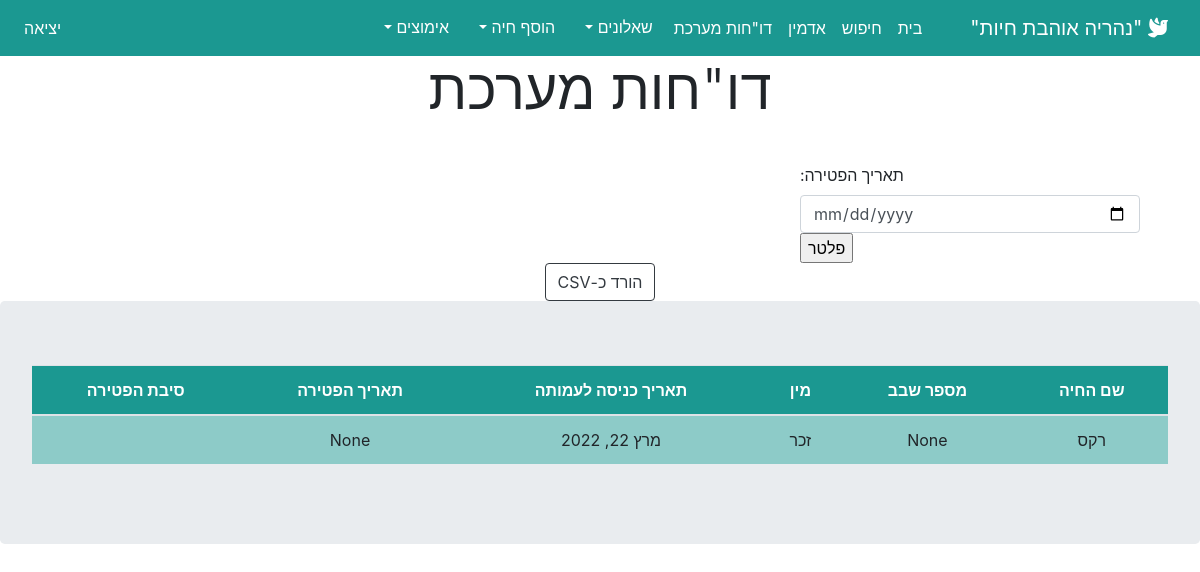
The page /reports/ on the database as committed earlier.
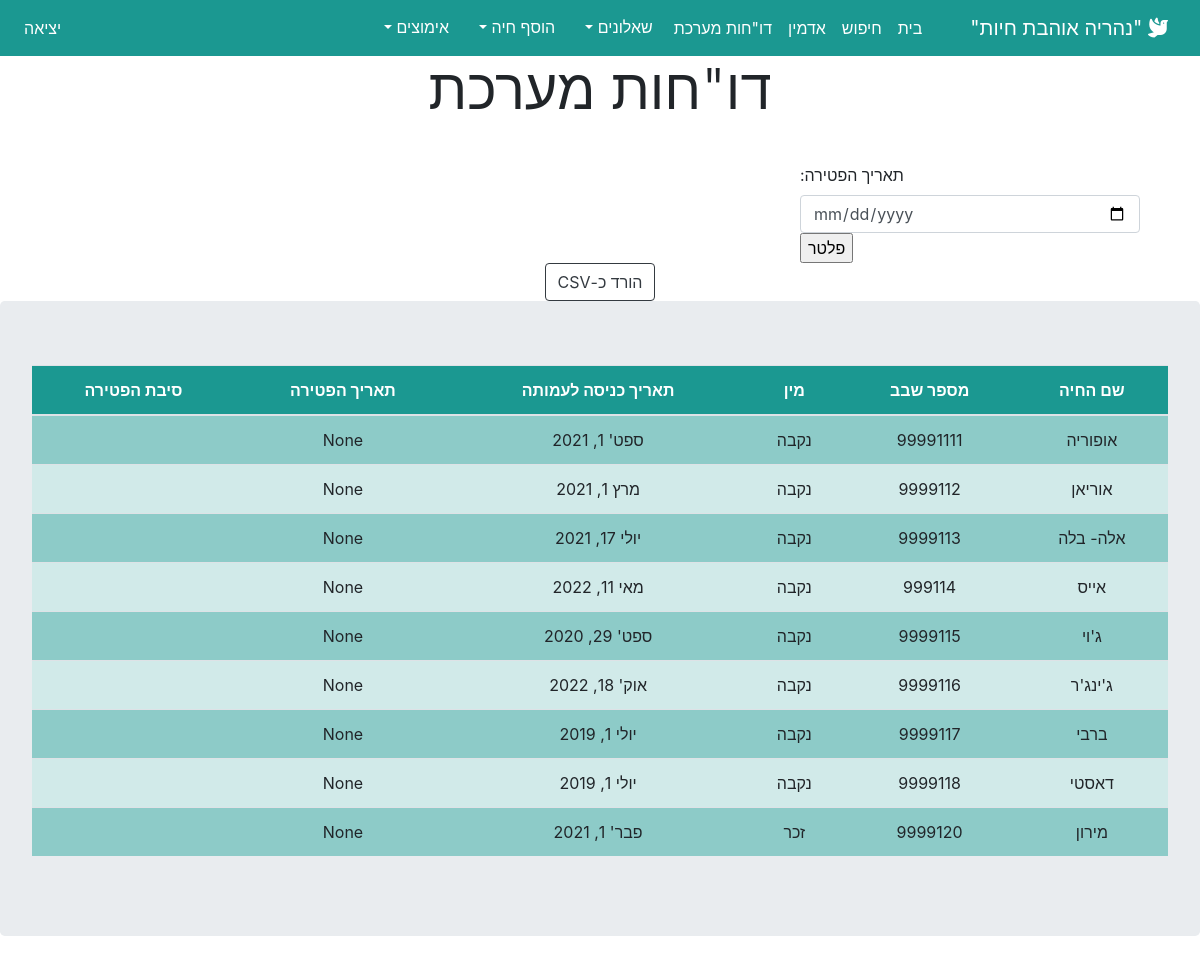
The same page on the database as committed later.
### shelter/models.py (models this page shows, shortened)
class Dog(models.Model):
    id = models.AutoField(primary_key=True)
    chip_number = models.IntegerField(blank=True, default=None, null=True, verbose_name=_('מספר שבב'))
    name = models.CharField(unique=True, max_length=255, verbose_name=_('שם'))
    birth_date = models.DateField(default=datetime.date.today, verbose_name=_('תאריך לידה'))
    gender = models.CharField(max_length=255, choices=GENDER_CHOICES, verbose_name=_('מין'))
    physical_description = models.TextField(max_length=255, blank=True, default=None, null=True, verbose_name=_('תיאור חיצוני'))
    size = models.CharField(choices=SIZE_CHOICES, max_length=255, blank=True, default=None, null=True, verbose_name=_('גודל'))
    color = models.CharField(max_length=255, blank=True, default=None, null=True, verbose_name=_('צבע'))
    behaviour_description = models.TextField(max_length=255, blank=True, default=None, null=True, verbose_name=_('תיאור התנהגותי'))
    story = models.TextField(max_length=255, blank=True, default=None, null=True, verbose_name=_('סיפור רקע'))
    image = models.ImageField(upload_to='mediaDogs/', default='media/generic_img.png', blank=True, null=True, verbose_name=_('תמונה'))
    acceptance_date = models.DateField(default=datetime.date.today, blank=True, null=True, verbose_name=_('תאריך קבלה לעמותה'))
    location = models.CharField(max_length=255, choices=PLACES, blank=True, default='עמותה', null=True, verbose_name=_('מיקום הכלב'))
    clinic = models.TextField(max_length=255, blank=True, default=None, null=True, verbose_name=_('מרפאה וטרינרית'))
    vaccine_book = models.BooleanField(default=False, verbose_name=_('פנקס חיסונים'))
    vaccine_book_link = models.FileField(upload_to='mediaDogs/', blank=True, default=None, null=True, verbose_name=_('קישור לפנקס חיסונים'))
    medical_file = models.FileField(upload_to='mediaDogs/', blank=True, default=None, null=True, verbose_name=_('קישור לתיק רפואי'))
    worming_1 = models.DateField(blank=True, null=True, verbose_name=_('תילוע 1'))
    worming_2 = models.DateField(blank=True, null=True, verbose_name=_('תילוע 2'))
    hexagonal_vaccine = models.DateField(blank=True, null=True, verbose_name=_('חיסון משושה'))
    next_treatment_hexagonal = models.DateField(blank=True, null=True, verbose_name=_('משושה - תאריך הטיפול הבא'))
    rabies_vaccine = models.DateField(blank=True, null=True, verbose_name=_('חיסון כלבת'))
    rabies_vaccine_link = models.FileField(upload_to='mediaDogs/', blank=True, default=None, null=True, verbose_name=_('אישור חיסון כלבת'))
    next_treatment_rabies = models.DateField(blank=True, null=True, verbose_name=_('כלבת - תאריך הטיפול הבא'))
    ticks_fleas_treatment = models.DateField(default=None, blank=True, null=True, verbose_name=_('טיפול קרציות ופרעושים'))
    next_ticks_fleas_treatment = models.DateField(blank=True, null=True, verbose_name=_('קרציות ופרעושים - תאריך הטיפול הבא'))
    sterilization = models.DateField(blank=True, null=True, verbose_name=_('סירוס/עיקור'))
    sterilization_link = models.FileField(upload_to='mediaDogs/', blank=True, default=None, null=True, verbose_name=_('אישור סירוס/עיקור'))
    medical_comments = models.TextField(max_length=255, blank=True, default=None, null=True, verbose_name=_('הערות רפואיות'))
    died = models.BooleanField(default=False, verbose_name=_('נפטר/ה'))
    death_date = models.DateField(blank=True, null=True, verbose_name=_('תאריך הפטירה'))
    death_reason = models.TextField(max_length=255, blank=True, default=None, null=True, verbose_name=_('סיבת הפטירה'))
    adopter_relation_dog = models.ManyToManyField(Adopter, through='DogAdoption', related_name="adoptions_dog")
    animal_type = models.CharField(max_length=32, default="כלב",  editable=False)

### shelter/views.py (the view, shortened to what this page needs)
# urls.py: path('reports/', views.reportURL, name='reports'),
def reportURL(request):
    header = 'דו"חות מצבת'
    queryset = Dog.objects.all()
    form = DogDeathForm(request.POST or None)
    context = {
        "header": header,
        "queryset": queryset,
        "form": form,
    }
    return render(request, "reports.html", context)

### shelter/forms.py
class DogDeathForm(forms.ModelForm):
    class Meta:
        model = Dog
        fields = ['death_date']
        widgets = {'death_date': forms.DateInput(attrs={'class': 'form-control', 'type': 'date'})}

### shelter/templates/reports.html (shortened to what this page needs)
{% extends 'base.html' %}
{% load class_name %}
{% block content %}
{% load static %}
{% load crispy_forms_tags %}
<h1 class="display-4 text-center">דו"חות מערכת</h1><br>
 <div class="container-sm">
         <div class="col-4 mt-2">
        <form method='POST' action=''>
    {% csrf_token %} {{form}}
    <input type="submit" value="פלטר"/>
</form>
    </div>
</div>
<body><center>
    <a class="btn btn-outline-dark" role="button" href="{% url 'download_report' %}" >הורד כ-CSV</a>
    <div class="jumbotron">
    <table class="table">
        <thead>
            <tr>
                <th> שם החיה </th>
                <th> מספר שבב </th>
                <th> מין </th>
                <th> תאריך כניסה לעמותה</th>
                <th>תאריך הפטירה</th>
                <th>סיבת הפטירה</th>
            </tr>
        </thead>
            {% for instance in queryset %}
            <tr>
                <td> {{instance.name}}</td>
                <td> {{instance.chip_number}}</td>
                <td> {{instance.get_gender_display}}</td>
                <td> {{instance.acceptance_date}}</td>
                <td> {{instance.death_date }}</td>
                <td> {{instance.death_reason}}</td>
            </tr>
                {% endfor %}
  </table>
</div>
</center></body>
{% endblock content %}

### templates/base.html (shortened to what this page needs)
<!DOCTYPE html>
<html lang="he", dir="rtl">
  <head>
    <link
      rel="stylesheet"
      href="https://stackpath.bootstrapcdn.com/bootstrap/4.4.1/css/bootstrap.min.css"
    />
    <link rel="stylesheet" href="https://unpkg.com/swiper/swiper-bundle.css" />
    <link
      rel="stylesheet"
      href="https://unpkg.com/swiper/swiper-bundle.min.css"
    />
  </head>
  <body>
    <nav class="navbar navbar-custom navbar-expand-lg navbar-dark" >
      <a class="navbar-brand" href="{% url 'home' %}"
        ><i class="fas fa-dove"></i> "נהריה אוהבת חיות" </a>
      <div class="collapse navbar-collapse" id="navbarSupportedContent">
        <ul class="navbar-nav ml-auto">
          <li class="nav-item active">
            <a class="nav-link" href="{% url 'home' %}">בית</a>
          </li>
          <li class="nav-item active">
            <a class="nav-link" href="{% url 'search' %}">חיפוש</a>
          </li>
          <li class="nav-item active">
          <a class="nav-link" href="{% url 'add_animal' %}">אדמין</a>
          </li>
          <li class="nav-item active">
          <a class="nav-link" href="{% url 'reports' %}">דו"חות מערכת</a>
          </li>
          <div class="dropdown show">
              <a class="btn dropdown-toggle" style="color: white;" href="#" role="button" id="dropdownMenuLink" data-toggle="dropdown" aria-haspopup="true" aria-expanded="false">
                שאלונים
              </a>
          </div>
          <div class="dropdown show">
              <a class="btn dropdown-toggle" style="color: white;" href="#" role="button" id="dropdownMenuLink1" data-toggle="dropdown" aria-haspopup="true" aria-expanded="false">
                הוסף חיה
              </a>
            </div>
          <div class="dropdown show">
              <a class="btn dropdown-toggle" style="color: white;" href="#" role="button" id="dropdownMenuLink2" data-toggle="dropdown" aria-haspopup="true" aria-expanded="false">
                אימוצים
              </a>
            </div>
        </ul>
        <ul class="navbar-nav mr-auto">
          <li class="nav-item active">
            <a class="nav-link" href="{% url 'logout' %}">יציאה</a>
          </li>
        </ul>
      </div>
    </nav>
    {% block content %} {% endblock content %}
  </body>
</html>

### templates/base.html (style rules this page uses)
.navbar-custom { background-color: #1b9891; }
.navbar-custom .navbar-brand , .navbar-custom .navbar-text { color: white; }

### shelter/templates/reports.html (style rules this page uses)
table { text-align: center; width: 95%; margin: auto; text-align: center; }
table tr:nth-child(odd) { background: #8DCBC8 }
table tr:nth-child(even) { background: #D1EAE9 }
th { background-color: #1b9891; color: white; }

Rows that differ between the two databases and show on the page:
changed Dog: name "רקס" → "אופוריה"; chip_number "None" → "99991111"; gender "זכר" → "נקבה"; acceptance_date "מרץ 22, 2022" → "ספט' 1, 2021"
added Dog: name "אוריאן", chip_number "9999112", gender "נקבה", acceptance_date "מרץ 1, 2021", death_date "None"
added Dog: name "אלה- בלה", chip_number "9999113", gender "נקבה", acceptance_date "יולי 17, 2021", death_date "None"
added Dog: name "אייס", chip_number "999114", gender "נקבה", acceptance_date "מאי 11, 2022", death_date "None"
added Dog: name "ג'וי", chip_number "9999115", gender "נקבה", acceptance_date "ספט' 29, 2020", death_date "None"
added Dog: name "ג'ינג'ר", chip_number "9999116", gender "נקבה", acceptance_date "אוק' 18, 2022", death_date "None"
added Dog: name "ברבי", chip_number "9999117", gender "נקבה", acceptance_date "יולי 1, 2019", death_date "None"
added Dog: name "דאסטי", chip_number "9999118", gender "נקבה", acceptance_date "יולי 1, 2019", death_date "None"
added Dog: name "מירון", chip_number "9999120", gender "זכר", acceptance_date "פבר' 1, 2021", death_date "None"
